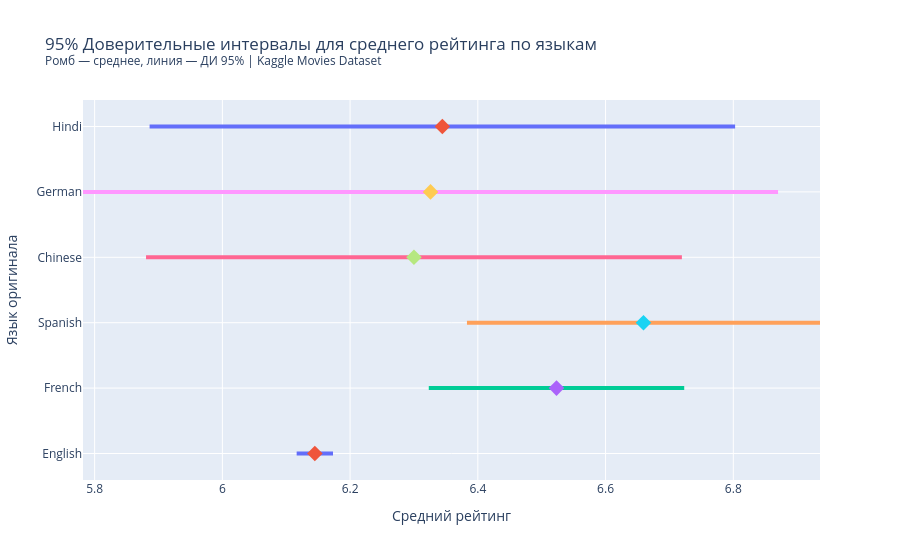

Notebook code for this chart:
### Markdown cell above
### 3.6 Визуализация доверительных интервалов

### Code cell
# График 1: ДИ для средних значений по группам (бутстрэп-стиль)
params = {
    'Рейтинг': (mean, ci[0], ci[1]),
}

# ДИ для рейтинга по языкам
ci_data = []
for lang in ['English', 'French', 'Spanish', 'Chinese', 'German', 'Hindi']:
    orig = [k for k, v in lang_map.items() if v == lang]
    if not orig: continue
    subset = df_lang[df_lang['Язык'] == lang]['vote_average'].dropna()
    if len(subset) < 5: continue
    m = subset.mean()
    se_ = stats.sem(subset)
    lo, hi = stats.t.interval(0.95, df=len(subset)-1, loc=m, scale=se_)
    ci_data.append({'Язык': lang, 'Среднее': m, 'Нижняя граница': lo, 'Верхняя граница': hi, 'n': len(subset)})

ci_df = pd.DataFrame(ci_data)

fig = go.Figure()
for _, row in ci_df.iterrows():
    fig.add_trace(go.Scatter(
        x=[row['Нижняя граница'], row['Верхняя граница']],
        y=[row['Язык'], row['Язык']],
        mode='lines',
        line=dict(width=4),
        showlegend=False,
        hoverinfo='skip'
    ))
    fig.add_trace(go.Scatter(
        x=[row['Среднее']],
        y=[row['Язык']],
        mode='markers',
        marker=dict(size=12, symbol='diamond'),
        name=row['Язык'],
        hovertemplate=f"<b>{row['Язык']}</b><br>Среднее: {row['Среднее']:.3f}<br>"
                      f"95% ДИ: [{row['Нижняя граница']:.3f}; {row['Верхняя граница']:.3f}]"
                      f"<br>n = {row['n']}<extra></extra>"
    ))

fig.update_layout(
    title='95% Доверительные интервалы для среднего рейтинга по языкам<br>'
          '<sup>Ромб — среднее, линия — ДИ 95% | Kaggle Movies Dataset</sup>',
    showlegend=False
)
fig.update_xaxes(title_text='Средний рейтинг')
fig.update_yaxes(title_text='Язык оригинала')
fig.show()

print(ci_df[['Язык', 'n', 'Среднее', 'Нижняя граница', 'Верхняя граница']].round(3).to_string(index=False))

### Figure 1 — Plotly figure (JSON) as saved in the notebook; plotly's stock layout.template omitted (floating-point values rounded to 4 significant figures)
{"data": [{"hoverinfo": "skip", "line": {"width": 4}, "mode": "lines", "showlegend": false, "type": "scatter", "x": [6.116, 6.173], "y": ["English", "English"]}, {"hovertemplate": "<b>English</b><br>Среднее: 6.145<br>95% ДИ: [6.116; 6.173]<br>n = 4447<extra></extra>", "marker": {"size": 12, "symbol": "diamond"}, "mode": "markers", "name": "English", "type": "scatter", "x": [6.145], "y": ["English"]}, {"hoverinfo": "skip", "line": {"width": 4}, "mode": "lines", "showlegend": false, "type": "scatter", "x": [6.323, 6.723], "y": ["French", "French"]}, {"hovertemplate": "<b>French</b><br>Среднее: 6.523<br>95% ДИ: [6.323; 6.723]<br>n = 69<extra></extra>", "marker": {"size": 12, "symbol": "diamond"}, "mode": "markers", "name": "French", "type": "scatter", "x": [6.523], "y": ["French"]}, {"hoverinfo": "skip", "line": {"width": 4}, "mode": "lines", "showlegend": false, "type": "scatter", "x": [6.383, 6.936], "y": ["Spanish", "Spanish"]}, {"hovertemplate": "<b>Spanish</b><br>Среднее: 6.659<br>95% ДИ: [6.383; 6.936]<br>n = 32<extra></extra>", "marker": {"size": 12, "symbol": "diamond"}, "mode": "markers", "name": "Spanish", "type": "scatter", "x": [6.659], "y": ["Spanish"]}, {"hoverinfo": "skip", "line": {"width": 4}, "mode": "lines", "showlegend": false, "type": "scatter", "x": [5.88, 6.72], "y": ["Chinese", "Chinese"]}, {"hovertemplate": "<b>Chinese</b><br>Среднее: 6.300<br>95% ДИ: [5.880; 6.720]<br>n = 27<extra></extra>", "marker": {"size": 12, "symbol": "diamond"}, "mode": "markers", "name": "Chinese", "type": "scatter", "x": [6.3], "y": ["Chinese"]}, {"hoverinfo": "skip", "line": {"width": 4}, "mode": "lines", "showlegend": false, "type": "scatter", "x": [5.782, 6.87], "y": ["German", "German"]}, {"hovertemplate": "<b>German</b><br>Среднее: 6.326<br>95% ДИ: [5.782; 6.870]<br>n = 27<extra></extra>", "marker": {"size": 12, "symbol": "diamond"}, "mode": "markers", "name": "German", "type": "scatter", "x": [6.326], "y": ["German"]}, {"hoverinfo": "skip", "line": {"width": 4}, "mode": "lines", "showlegend": false, "type": "scatter", "x": [5.886, 6.803], "y": ["Hindi", "Hindi"]}, {"hovertemplate": "<b>Hindi</b><br>Среднее: 6.344<br>95% ДИ: [5.886; 6.803]<br>n = 18<extra></extra>", "marker": {"size": 12, "symbol": "diamond"}, "mode": "markers", "name": "Hindi", "type": "scatter", "x": [6.344], "y": ["Hindi"]}], "layout": {"showlegend": false, "title": {"text": "95% Доверительные интервалы для среднего рейтинга по языкам<br><sup>Ромб — среднее, линия — ДИ 95% | Kaggle Movies Dataset</sup>"}, "xaxis": {"title": {"text": "Средний рейтинг"}}, "yaxis": {"title": {"text": "Язык оригинала"}}}}
